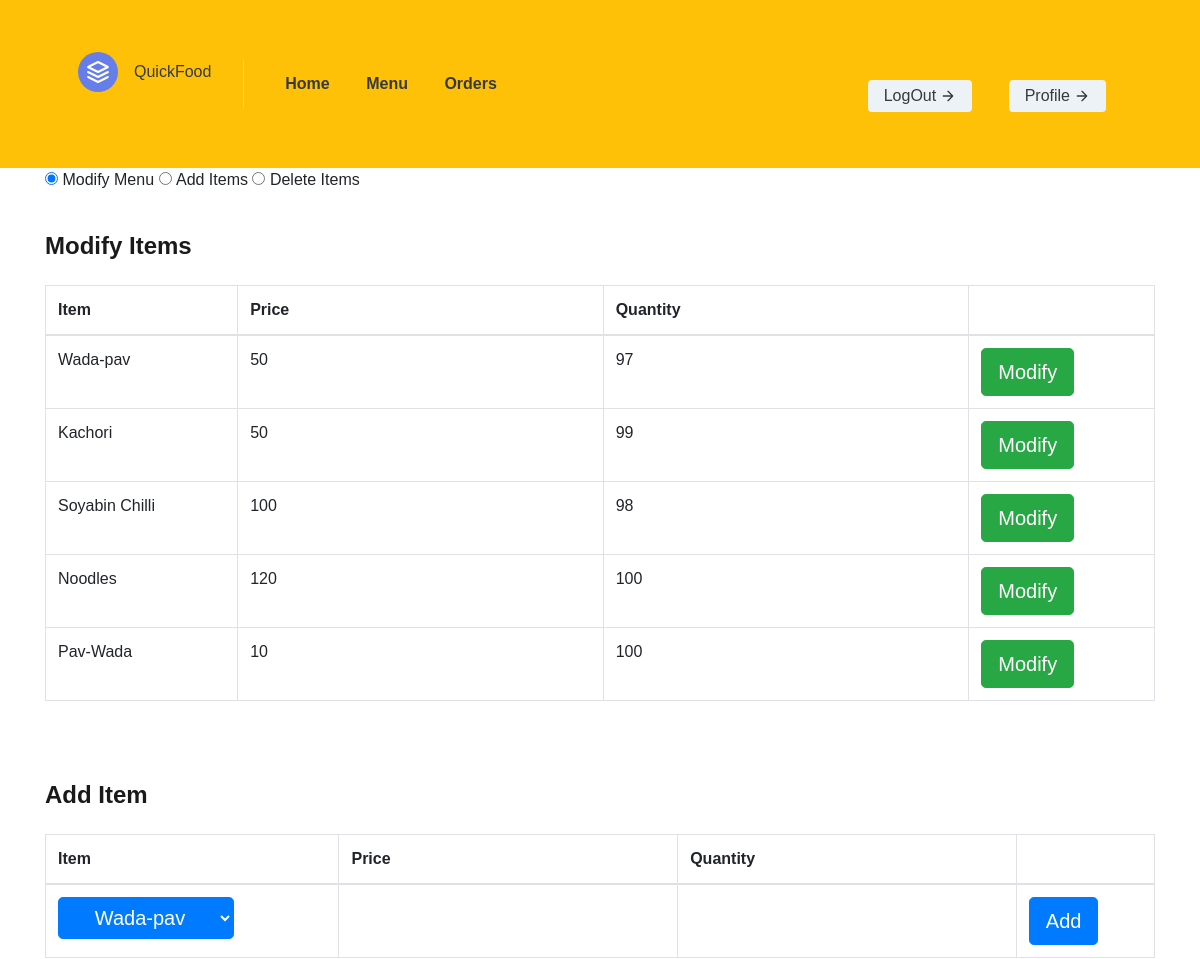
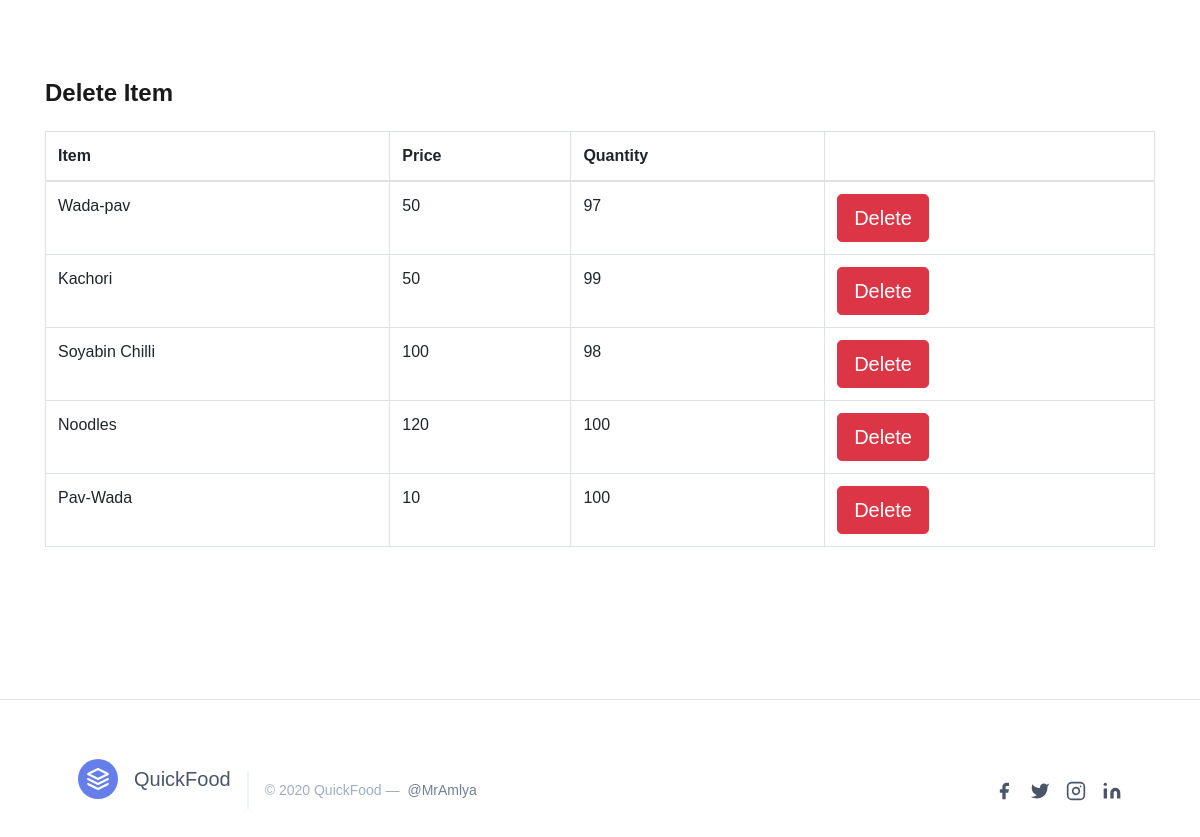
Screenshot of /restaurant/menu/ (signed in) with the database file from the repository (2 pictures, top to bottom).
### webapp/models.py (models this page shows)
class Item(models.Model):
	id 			= models.AutoField(primary_key=True)
	fname 		= models.CharField(max_length=30,blank=False)
	category 	= models.CharField(max_length=50,blank=False)
	def __str__(self):
		return self.fname

### webapp/views.py (the view, shortened to what this page needs)
# urls.py: path('restaurant/menu/',views.menuManipulation,name='mmenu'),
@login_required(login_url='/login/restaurant/')
def menuManipulation(request):
	if not request.user.is_authenticated:
		return redirect("rlogin")
	rest=Restaurant.objects.filter(id=request.user.restaurant.id);
	rest=rest[0]
	menuitems=Menu.objects.filter(r_id=rest)
	menu=[]
	for x in menuitems:
		cmenu=[]
		cmenu.append(x.item_id)
		cmenu.append(x.price)
		cmenu.append(x.quantity)
		cmenu.append(x.id)
		menu.append(cmenu)
	menuitems = Item.objects.all()
	items = []
	for y in menuitems:
		citem = []
		citem.append(y.id)
		citem.append(y.fname)
		items.append(citem)
	context={
		"menu":menu,
		"items":items,
		"username":request.user.username,
	}
	return render(request,'webapp/menu_modify.html',context)

### webapp/templates/webapp/menu_modify.html (shortened to what this page needs)
{% extends 'webapp/base2.html'%}
{% block body %}
	<div class="container">
		<input id="tab1" type="radio" name="tabs" checked>
  	<label for="tab1">Modify Menu</label>
  	<input id="tab2" type="radio" name="tabs">
  	<label for="tab2">Add Items</label>
	<input id="tab3" type="radio" name="tabs">
  	<label for="tab3">Delete Items</label>
	<section id="content1">
		<div class="order-top" style="border:0">
			<p>
				<h4>Modify Items</h4>
				<table class="table table-hover table-bordered">
					<thead>
						<th>Item</th>
						<th>Price</th>
						<th>Quantity</th>
						<th></th>
					</thead>
				{% for x in menu %}
					<tr>
						<form action="" method="POST">{% csrf_token %}
							<td>{{x.0}}</td>
							<td><input type="number" value="{{x.1}}" name="price"/></td>
							<td><input type="number" value="{{x.2}}" name="quantity"/></td>
							<td>
								<input type="submit" value="Modify" name="submit" class="btn btn-success btn-lg" />
							</td>
						</form>
					</tr>
				{% endfor %}
				</table>
			</p>
		</div>
	</section>
	<section id="content2">
		<div class="order-top" style="border:0">
			<p>
				<h4>Add Item</h4>
				<table class="table table-hover table-bordered">
					<thead>
						<th>Item</th>
						<th>Price</th>
						<th>Quantity</th>
						<th></th>
					</thead>
					<tr>
						<form action="" method="POST">{% csrf_token %}
						<td>
							<select name="item" class="btn btn-primary btn-lg">
							{% for x in items %}
								<option value="{{x.0}}">{{x.1}}</option>
							{% endfor %}
							</select>
						</td>
						<td><input type="number" value="" name="price"/></td>
						<td><input type="number" value="" name="quantity"/>
						</td>
						<td>
							<input type="submit" value="Add" name="submit" class="btn  btn-primary btn-lg">
						</td>
						</form>
					</tr>
				</table>
			</p>
		</div>
	</section>
	<section id="content3">
		<div class="order-top" style="border:0">
			<p>
				<h4>Delete Item</h4>
				<table class="table table-hover table-bordered">
					<thead>
						<th>Item</th>
						<th>Price</th>
						<th>Quantity</th>
						<th></th>
					</thead>
				{% for x in menu %}
					<tr>
					<td>{{x.0}}</td>
					<td>{{x.1}}</td>
					<td>{{x.2}}</td>
					<td>
						<form action="" method="POST">{% csrf_token %}
							<input type="submit" value="Delete" name="submit" class="btn btn-danger btn-lg">
						</form>
					</td>
					</tr>
				{% endfor %}
				</table>
			</p>
		</div>
	</section>
	</div>
{% endblock %}

### webapp/static/webapp/css/style.css (style rules this page uses)
body { padding:0; margin:0; font-family: 'Source Sans Pro', sans-serif; }
input[type="button"],input[type="submit"] { transition:0.5s all; -webkit-transition:0.5s all; -moz-transition:0.5s all; -o-transition:0.5s all; -ms-transition:0.5s all; }
h1,h2,h3,h4,h5,h6 { margin:0; }
p { margin:0; }
label { margin:0; }
.order-top h4 { color: #1A1A1A; font-size: 1.5em; font-weight: 600; margin-bottom: 1em; }
.order-top p { color: #6b6969; font-size: 1em; font-weight: 400; line-height: 1.8em; margin: 1em 0; }
.order-top { padding: 1.5em 0; border-bottom: 1px dotted #5fa022; }

### rows the page displays
Item: fname "Wada-pav", price "50", quantity "97", item "Wada-pav", x "50", x "97"
Item: fname "Kachori", price "50", quantity "99", x "50", x "99"
Item: fname "Soyabin Chilli", price "100", quantity "98", x "100", x "98"
Item: fname "Noodles", price "120", quantity "100", x "120", x "100"
Item: fname "Pav-Wada", price "10", quantity "100", x "10", x "100"
